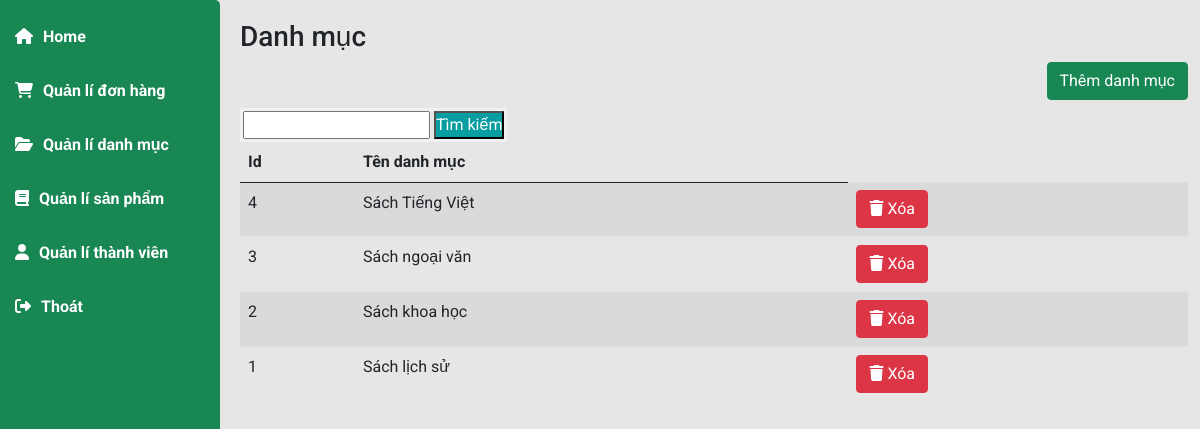
/admin/index.php?pg=categories (signed in), run on the app's committed database.
### tables this page shows
CREATE TABLE `danhmuc` (
  `id` int(4) NOT NULL,
  `name` varchar(50) NOT NULL
);

### func/pdo.php (called while the page is built, shortened)
<?php
function pdo_get_connection(){
    $dburl = "mysql:host=localhost;dbname=store;charset=utf8";
    $username = 'root';
    $password = '';
    $conn = new PDO($dburl, $username, $password);
    $conn->setAttribute(PDO::ATTR_ERRMODE, PDO::ERRMODE_EXCEPTION);
    return $conn;
}
function pdo_query($sql){
    $sql_args = array_slice(func_get_args(), 1);
    try{
        $conn = pdo_get_connection();
        $stmt = $conn->prepare($sql);
        $stmt->execute($sql_args);
        $rows = $stmt->fetchAll();
        return $rows;
    }
    catch(PDOException $e){
        throw $e;
    }
    finally{
        unset($conn);
    }
}

### func/danhmuc.php (called while the page is built, shortened)
<?php
require_once 'pdo.php';
function danhmuc_alldm($kyw){
    $sql = "SELECT * FROM danhmuc WHERE 1";
    if($kyw!=""){
        $sql .= " AND name like ?";
        return pdo_query($sql, "%".$kyw."%");
    }
    else{
        $sql .= " ORDER BY id DESC";
        return pdo_query($sql);
    }
}

### admin/view/categories.php (the view, shortened to what this page needs)
<?php
   $html_dsdm="";
   foreach ($dsdm as $item) {
      extract($item);
      $del='index.php?pg=categories&del='.$id;
      $html_dsdm.='<tr>
               <td>'.$id.'</td>
               <td>'.$name.'</td>
               <td>
                  <a href="'.$del.'" class="btn btn-danger"><i class="fa-solid fa-trash"></i> Xóa</a>
               </td>
            </tr>';
   }
?>
<div class="main-content">
   <h3 class="title-page">
      Danh mục
   </h3>
   <div class="d-flex justify-content-end">
      <a href="index.php?pg=categories_add" class="btn btn-success mb-2">Thêm danh mục</a>
   </div>
   <div class="d-flex justify-content-start">
      <form action="index.php?pg=categories" method="post">
         <input type="text" name="kyw" id="">
         <button type="submit" name="timkiem">Tìm kiếm</button>
      </form>
   </div>
   <table id="example" class="table table-striped" style="width:100%">
      <thead>
         <tr>
            <th>Id</th>
            <th>Tên danh mục</th>
         </tr>
      </thead>
      <tbody>
         <?=$html_dsdm;?>
      </tbody>
   </table>
</div>

### admin/layout/assets/css/main.css (style rules this page uses)
* { padding: 0; margin: 0; box-sizing: border-box; font-family: "Roboto", sans-serif; }
body { background-color: #e6e6e6; }
.main-content { padding-left: 240px; padding-bottom: 20px; }
.main-content .title-page { padding-top: 20px; }
button { background-color: #089da1; color: white; }
body { font-family: Arial, Helvetica, sans-serif; }
form { border: 3px solid #f1f1f1; }

### data on the page
danhmuc: id "4", name "Sách Tiếng Việt"
danhmuc: id "3", name "Sách ngoại văn"
danhmuc: id "2", name "Sách khoa học"
danhmuc: id "1", name "Sách lịch sử"
